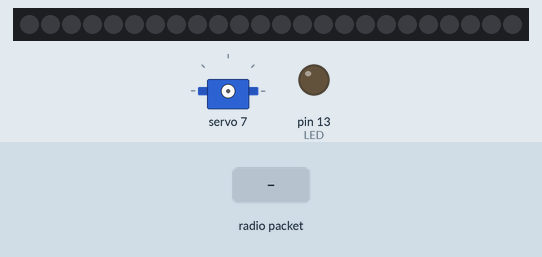
Simulated run of this sketch. Board: Arduino Leonardo, built with avr-gcc and run on an emulated ATmega32U4. Shown: 24 RGB LEDs in strip order, left to right, servo, output pins drawn as LEDs (lit = HIGH). Inputs (shaded band) come from the test bench. No radio packets arrive unless stated; pins used as bus, display or sensor lines are not drawn; what the sketch prints to the serial monitor is not drawn.

Above: at 1.3 s.
1.4 s: radio packet "$MSRS" arrives
At 2.3 s:
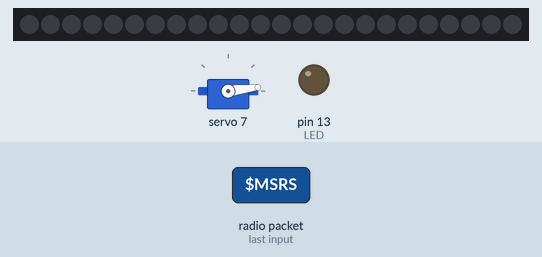
2.9 s: radio packet "200" arrives
At 3.5 s:
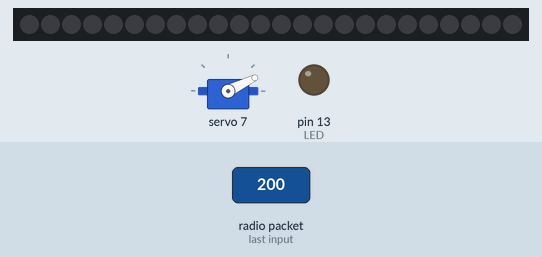
4.4 s: radio packet "5" arrives
At 5.6 s:
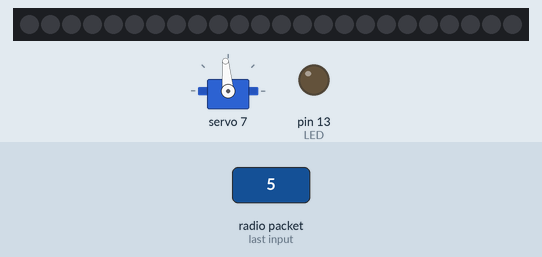
5.9 s: radio packet "0" arrives
At 7.0 s:
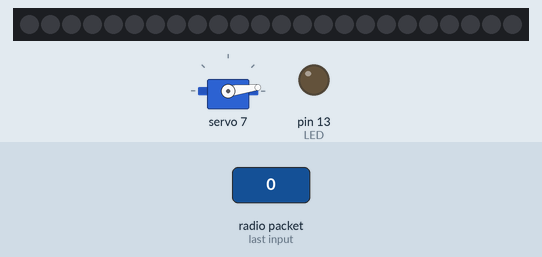
7.4 s: radio packet "90" arrives
At 8.1 s:
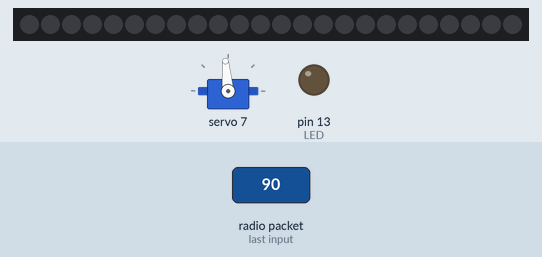
Timing chart, 0 to 9.9 s (numbered marks = the images above; inputs shaded):
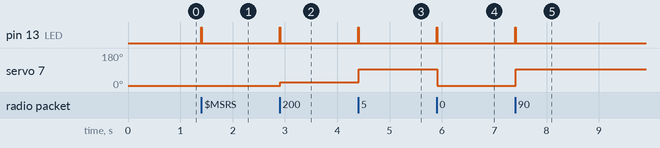

The sketch:

Longboard.ino
```cpp
/********************************************************************************
   Robot Longboard by Mike Soroka
   Updated 09/06/18
   This version has output for LEDs and RX/TX with LORA on M0 SAMD21G18 Feather
   With encoder feedback
   With coast mode
   With logging serial
 ********************************************************************************/

//Notes on timers
//something something change a timer in RH_ASK.cpp
//https://forum.arduino.cc/index.php?topic=306685.0

#include <SPI.h>
#include <Adafruit_NeoPixel_ZeroDMA.h>
#include <RH_RF95.h>
#include <Wire.h>
#include <Adafruit_PWMServoDriver.h>
#include "names.h"

Adafruit_NeoPixel_ZeroDMA strip(NUM_PIXELS, NeoPIN, NEO_GRB);
Adafruit_PWMServoDriver pwm = Adafruit_PWMServoDriver(0x40);
RH_RF95 rf95(RFM95_CS, RFM95_INT);

void setup()
{
  //serial coms to logger
  Serial.begin(115200);
  Serial1.begin(115200);
  pinMode(LED, OUTPUT);
  delay(100);

  //hall setup area
  pinMode(hallPin, INPUT_PULLUP);
  attachInterrupt(digitalPinToInterrupt(hallPin), magnet_detect, RISING);
  half_revolutions = 0;
  rpm = 0;
  timeold = 0;

  //for servos
  pwm.begin();
  pwm.setPWMFreq(60);  // Analog servos run at ~60 Hz updates

  //for radio
  pinMode(RFM95_RST, OUTPUT);
  digitalWrite(RFM95_RST, HIGH);
  digitalWrite(RFM95_RST, LOW); delay(10);   // manual reset
  digitalWrite(RFM95_RST, HIGH); delay(10);  // manual rese
  while (!rf95.init()) {Serial.println("LoRa radio init failed");while (1);}
  Serial.println("LoRa radio init OK!");
  if (!rf95.setFrequency(RF95_FREQ)) {Serial.println("setFrequency failed");while (1);}
  Serial.print("Set Freq to: "); Serial.println(RF95_FREQ);
  rf95.setTxPower(23, false);
  // Defaults after init are 434.0MHz, 13dBm, Bw = 125 kHz, Cr = 4/5, Sf = 128chips/symbol, CRC on
  // The default transmitter power is 13dBm, using PA_BOOST.
  // If you are using RFM95/96/97/98 modules which uses the PA_BOOST transmitter pin, then
  // you can set transmitter powers from 5 to 23 dBm:

  strip.begin();
  strip.setBrightness(32);
  strip.show();
}


uint16_t i;
uint32_t elapsed, t, startTime = micros();
long int updateTime = 0;
int command = 0;
String holder = "";
void loop()
{
  //from slave logger
  if (Serial1.available()) {
    char inChar = (char)Serial1.read();
    inputString += inChar;
    if (inChar == '\n') {stringComplete = true;}
  }
  if (stringComplete) {
    if (inputString.substring(0, 5) == "$MSRS") {
      int pipeLoc = (inputString.indexOf('|'));
      int check = inputString.substring(6, pipeLoc).toInt();
      int measured = (inputString.length() - pipeLoc - 1);
      if (measured == check) {holder = inputString;}
    }
    // clear the string:
    inputString = "";stringComplete = false;
  }

  //from radio
  digitalWrite(LED, LOW);
  if (rf95.available())
  {
    //hall 0Vel reset
    if (millis() - updateTime > 200) {rpm = 0;}
    if (half_revolutions >= 5) {
      rpm = 30 * 1000 / (millis() - timeold) * half_revolutions;
      timeold = millis();
      half_revolutions = 0;
    }

    // Should be a message for us now
    uint8_t buf[RH_RF95_MAX_MESSAGE_LEN];
    uint8_t len = sizeof(buf);
    if (rf95.recv(buf, &len))
    {
      /*
        t = micros();
        elapsed = t - startTime;
        //Serial.print(elapsed);
        //Serial.print('\t');
        //Serial.print(t);
        //Serial.print('\t');
        //Serial.println(startTime);
        //if(elapsed > 5000000) break; // Run for 5 seconds
        for(i=0; i<strip.numPixels(); i++) {
        strip.setPixelColor(i, Wheel((uint8_t)(
          (elapsed * 256 / 1000000) + i * 256 / strip.numPixels())));
        }
        strip.show();
      */

      digitalWrite(LED, HIGH);
      //RH_RF95::printBuffer("Received: ", buf, len);
      //Serial.print("Got: ");
      //Serial.println((char*)buf);

      String gotThis = (char*)buf;
      int hashLocation = gotThis.indexOf('#');
      String nums = gotThis.substring(hashLocation + 1);
      int numsConvert = nums.toInt();
      setpoint = numsConvert;

      //from controller servo min = 150 max = 599 mid = 390 current rpm range 0::10,500
      rpmConvert = map(rpm, 0, 10500, neutral, setpointMax);
      if (setpoint >= deadbandMin && setpoint <= deadbandMax && setpoint != 0) {coast = true;control = false;}
      if (setpoint < deadbandMin || setpoint > deadbandMax && setpoint != 0) {coast = false;control = true; }
      if (control && not coast) {
        if (setpoint > deadbandMax) {go = true;brake = false;}
        if (setpoint < deadbandMin) {go = false;brake = true;}}

      /*now we know coast, control, go, brake*/

      if (brake && setpoint < brakeSetPt) {softBrake = false;hardBrake = true;}
      if (brake && setpoint >= brakeSetPt) {softBrake = true;hardBrake = false;}
      if (go) {softBrake = false;hardBrake = false;}

      /*now we know hard and soft brake*/

      int range = 2; //to set a soft coast deadband control range
      if (not control && coast) {
        if (rpmConvert > neutral + range) {movement = true;stationary = false;}
        if (rpmConvert <= neutral + range) {movement = false;stationary = true;}}

      /*now we know board status (movement and stationary)*/

      error = setpoint - rpmConvert;

      if (coast) {
        command = rpmConvert;hasBeenSoft = false;softBrake = false;hardBrake = false;brake = false;go = false;}
      if (control && go) {
        hasBeenSoft = false; //resets flag for soft braking
        if (command < setpoint && command >= rpmConvert)  {command = command + posAccel;} //if the setpoint is above the vehicle command rpm
        //below has been added to set coast rpm when command is active
        if (command < setpoint && command < rpmConvert)  {command = rpmConvert;} //if the setpoint is above the vehicle command rpm
        if (command >= setpoint) {command = setpoint;} //if setpoint falls below the vehicle command rpm
        if (command >= setpointMax) {command = setpointMax;}} //clamp the value below the maximum

      /*now we have a value for control in go mode and coast mode*/

      if (control && hardBrake) {
        if (not hasBeenSoft) {command = neutral;hasBeenSoft = true;}
        if (command <= setpoint) {command = setpoint;} //setpoint value clamping
        if (command > setpoint) {command = command - negAccelHard;}}
      if (control && softBrake) {
        if (not hasBeenSoft) {command = neutral;hasBeenSoft = true;}
        if (command <= setpoint) {command = setpoint;} //setpoint value clamping
        if (command > setpoint) {command = command - negAccel;}}

      /*now we have a value for control in hard and soft barking mode*/

      //unused for the e-brake
      if (setpoint == 0) {control = true;command = 152;}

      /*now we have a value for the e-brake*/

      String TXpre =
        hControl + control + ',' +
        hCoast + coast + ',' +
        hBrake + brake + ',' +
        hSBrake + softBrake + ',' +
        hHBrake + hardBrake + ',' +
        hGo + go + ',' +
        hMove + movement + ',' +
        hSation + stationary + ',' +
        hCommand + command + ',' +
        hSet + setpoint + ',' +
        hErr + error + ',' +
        hRpm + rpmConvert;

      int sLen = TXpre.length();
      String TX = header + ',' + sLen + '|' + TXpre;
      Serial1.println(TX);

      printToScreen();

      if (control) {pwm.setPWM(servonum, 0, command);}
      if (coast) {pwm.setPWM(servonum, 0, neutral);}

      //Serial.print("RSSI: "); Serial.println(rf95.lastRssi(), DEC); delay(10);

      // Send a reply
      char data[20] = "B0#     ";
      itoa(rpmConvert, data + 4, 10);
      rf95.send((uint8_t *)data, 20);
      //rf95.waitPacketSent(); Serial.println("Sent a reply");
      //digitalWrite(LED, LOW);

      /*
        // Send a reply
        //char data[300] = "B0#     ";
        //itoa(rpmConvert,data+4,10);
        const char* data = holder.c_str();
        rf95.send((uint8_t *)data, 220);
        //rf95.waitPacketSent(); Serial.println("Sent a reply");
        //digitalWrite(LED, LOW);
      */
    }
    else
    {Serial.println("Receive failed");}
  }
  //out of radio
}

uint32_t Wheel(byte WheelPos) {
  WheelPos = 255 - WheelPos;
  if (WheelPos < 85) {return strip.Color(255 - WheelPos * 3, 0, WheelPos * 3);}
  if (WheelPos < 170) {WheelPos -= 85;return strip.Color(0, WheelPos * 3, 255 - WheelPos * 3);}
  WheelPos -= 170;return strip.Color(WheelPos * 3, 255 - WheelPos * 3, 0);
}

void printToScreen(){
    //Serial print the results of all vehicle states and measured, calculated, and commanded values
  Serial.print("control: ")    ;Serial.print(control);
  Serial.print("\t coast: ")   ;Serial.print(coast);
  Serial.print("\t brake: ")   ;Serial.print(brake);
  Serial.print("\t Sbrake: ")  ;Serial.print(softBrake);
  Serial.print("\t Hbrake: ")  ;Serial.print(hardBrake);
  Serial.print("\t hbs: ")     ;Serial.print(hasBeenSoft);
  Serial.print("\t go: ")      ;Serial.print(go);
  Serial.print("\t Move: ")    ;Serial.print(movement);
  Serial.print("\t Station: ") ;Serial.print(stationary);
  Serial.print("\t cmd: ")     ;Serial.print(command);
  Serial.print("\t set: ")     ;Serial.print(setpoint);
  Serial.print("\t Err: ")     ;Serial.print(error);
  Serial.print("\t rpm: ")     ;Serial.println(rpmConvert);
}

void magnet_detect()//This function is called whenever a magnet/interrupt is detected by the arduino
{half_revolutions++;updateTime = millis();}
```

names.h
```cpp
//Pin Defs and Consts
#define NeoPIN A5
#define NUM_PIXELS 24
#define SERVOMIN  150 // this is the 'minimum' pulse length
#define SERVOMAX  480 // this is the 'maximum' pulse length
int servonum = 7;
#define LED 13
#define RFM95_CS 8
#define RFM95_RST 4
#define RFM95_INT 3
//#define RF95_FREQ 434.0 //match RX's freq!
#define RF95_FREQ 915.0 //match RX's freq!
#define hallPin 12

//for hall effect
volatile byte half_revolutions;
unsigned int rpm;
unsigned long timeold;

//set up for calcs
int setpointMax = 599;
int setpointMin = 152;
int neutral = 374;
int posAccel = 5;
int negAccel = 15;
int negAccelHard = 25;
int deadbandMin = 360;
int deadbandMax = 380;
int brakeSetPt = 175;
bool coast = false;
bool control = false;
bool brake = false;
bool go = false;
bool movement = false;
bool stationary = false;
bool softBrake = false;
bool hardBrake = false;
bool hasBeenSoft = false;
uint16_t setpoint = 0;
int error = 0;
int rpmConvert = 0;

//for stringBuilding
String inputString = "";         // a String to hold incoming data
bool stringComplete = false;  // whether the string is complete

String header = "$MSRR";
String hControl = "%C";
String hCoast = "%O";
String hBrake = "%B";
String hSBrake = "%S";
String hHBrake = "%H";
String hGo = "%G";
String hMove = "%M";
String hSation = "%T";
String hCommand = "$D";
String hSet = "%E";
String hErr = "%R";
String hRpm = "%P";
```

Measured:
- after the input at 1.4 s, pin 13 (LED): LOW → HIGH at once, → LOW 0.01 s later
- after the input at 2.9 s, pin 13 (LED): LOW → HIGH at once, → LOW 0.01 s later; servo 7: 7° → 26° at once
- after the input at 4.4 s, pin 13 (LED): LOW → HIGH at once, → LOW 0.01 s later; servo 7: 26° → 95° at once
- after the input at 5.9 s, pin 13 (LED): LOW → HIGH at once, → LOW 0.01 s later; servo 7: 95° → 7° at once
- after the input at 7.4 s, pin 13 (LED): LOW → HIGH at once, → LOW 0.01 s later; servo 7: 7° → 95° at once
